Frame 1 (no input): blank canvas, image omitted
Frame 60 (the mouse pressed at the canvas centre just before this capture): blank canvas, image omitted
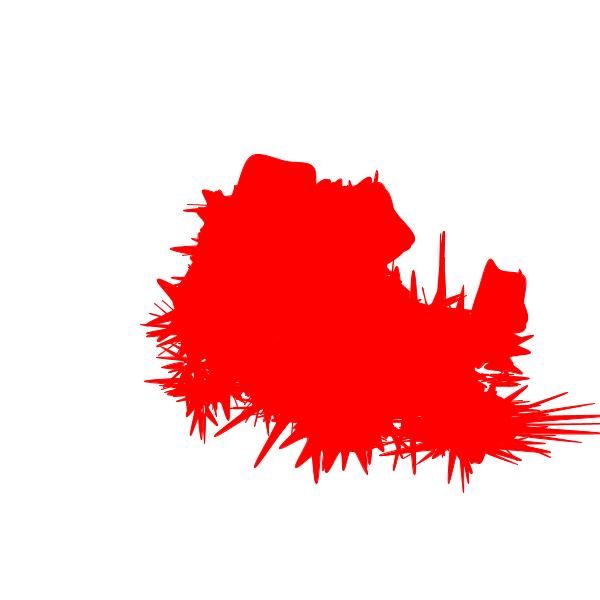
Frame 120 (the mouse held since frame 60 and released just before this capture)

The Processing sketch whose frames 1 and 60 were blank and that drew this single picture after the mouse press (run headless with seeded random() and noise(); from frame 60 on, the mouse is pressed at the canvas centre):

// Processing sketch: processing_91682
// ── processing_91682.pde

//inspired from http://processing.org/learning/anatomy/


void setup() {
  size(600, 600);
  background(255);
}

void draw(){
  if(mousePressed){
    muenze();
    splash();
  }
  deleteDrawing();
}

void muenze(){
  if(key == 'm'){
    ellipse(mouseX+10, mouseY+20, mouseX-20, mouseY-50);
  }
}

void splash(){
  stroke(255, 0, 0);
  fill(255, 0, 0);
  star((int)random(2, 8), mouseX-random(100), mouseY-random(100), random(100), random(100), -PI / 2.0, random(0, 1.5));
  star((int)random(2, 8), mouseX+random(200), mouseY+random(140), random(100), random(100), -PI / 2.0, random(0, 3.0));
  star((int)random(2, 8), mouseX+random(50), mouseY-random(78), random(100), random(100), -PI / 2.0, random(0, 2));
  star((int)random(2, 8), mouseX-random(120), mouseY+random(100), random(100), random(100), -PI / 2.0, random(0, 0.50));
//  ellipse(mouseX + 50, mouseY + 50,random(40),random(40));
}

void star(int n, float cx, float cy, float r, float proportion)
{
  star(n, cx, cy, 2.0 * r, 2.0 * r, 0.0, proportion);
}

void star(int n, float cx, float cy, float w, float h,
  float startAngle, float proportion)
{
  if (n > 2)
  {
    float angle = TWO_PI/ (random(2,6) *n);
    float dw; // draw width
    float dh; // draw height
    
    w = w / 2.0;
    h = h / 2.0;
    
    beginShape();
    for (int i = 0; i < random(4, 12) * n; i++)
    {
      dw = w;
      dh = h;
      if (i % 2 == 1) // for odd vertices, use short radius
      {
        dw = w * proportion;
        dh = h * proportion;
      }
      curveVertex(cx + dw * cos(startAngle + angle * i) + random(10),
        cy + dh * sin(startAngle + angle * i) + random(10));
    }
    endShape(CLOSE);
  }
}

void deleteDrawing(){
  if(keyPressed && key == 'd'){ 
    setup();
  }
}
